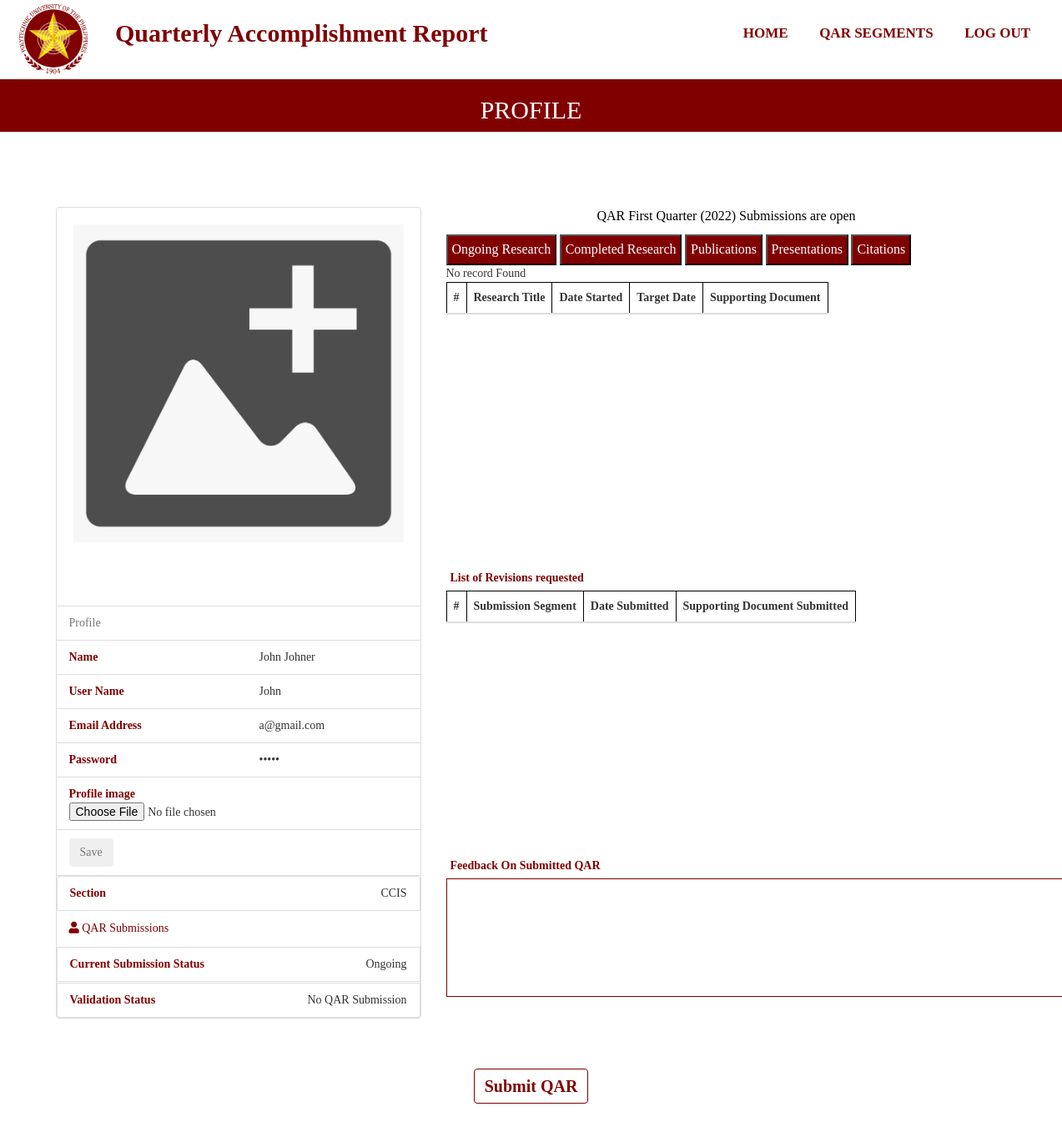
Page /FacultyAccount.php (signed in) on the committed database.
### tables this page shows
CREATE TABLE `user` (
  `UserId` bigint(20) NOT NULL,
  `UserName` varchar(50) NOT NULL,
  `UserPassword` varchar(20) NOT NULL,
  `UserLevel` varchar(20) NOT NULL,
  `RealName` varchar(50) NOT NULL,
  `College` varchar(50) NOT NULL,
  `Faculty_id` bigint(20) NOT NULL,
  `UserEmail` varchar(100) NOT NULL,
  `code` int(11) NOT NULL,
  `UserPhoto` varchar(100) NOT NULL
);

CREATE TABLE `submission` (
  `SubmissionId` bigint(11) NOT NULL,
  `QuarterId` bigint(11) NOT NULL,
  `UserId` bigint(11) NOT NULL,
  `DateCreated` timestamp NOT NULL DEFAULT current_timestamp() ON UPDATE current_timestamp(),
  `SubmissionStatus` varchar(50) NOT NULL,
  `DateSubmitted` date DEFAULT NULL,
  `ValidationStatus` varchar(100) NOT NULL,
  `RevStat` int(11) NOT NULL
);

CREATE TABLE `quarter` (
  `QuarterId` bigint(11) NOT NULL,
  `QuarterPart` varchar(50) NOT NULL,
  `QuarterStart` date NOT NULL,
  `QuarterEnd` date NOT NULL,
  `QuarterProgress` varchar(50) NOT NULL,
  `YearId` bigint(20) NOT NULL
);

CREATE TABLE `schoolyear` (
  `YearId` bigint(20) NOT NULL,
  `SchoolYear` varchar(50) NOT NULL
);

### functions.php (called while the page is built, shortened)
<?php
function check_login($con)
{
    if(isset($_SESSION['UserId']))
    {
        $id = $_SESSION['UserId'];
        $query = "select * from user where UserId = '$id' limit 1";
        $result = mysqli_query($con,$query);
        if($result && mysqli_num_rows($result)>0)
        {
            $user_data = mysqli_fetch_assoc($result);
            return $user_data;
        }
    }
    die;
}
?>

### FacultyAccount.php (the view, shortened to what this page needs)
<?php
include("connection.php");
include("functions.php");
include("navbar.php");
$user_data = check_login($con);
$stat = ("UPDATE addstat SET stat = 0 WHERE id = 1");
mysqli_query($con,$stat);
$test = $user_data['UserId'];
$quarter = $con->query("SELECT * FROM quarter WHERE QuarterProgress = 'Ongoing'");
$quarteryear = $con->query("SELECT SchoolYear FROM schoolyear WHERE YearId = (SELECT YearId FROM quarter WHERE QuarterProgress = 'Ongoing')");
while($qu = $quarter->fetch_assoc())
{
    $q = $qu['QuarterPart'];
}
while($quy = $quarteryear->fetch_assoc())
{
    $qy = $quy['SchoolYear'];
}
$submission = $con->query("SELECT * FROM submission WHERE UserId = '$test' AND QuarterId IN (SELECT QuarterId From quarter WHERE QuarterProgress='Ongoing')");
if(mysqli_num_rows($submission)>0)
{
    $sub = $submission->fetch_assoc();
    $submissionstatus = $sub['SubmissionStatus'];
    if($sub['ValidationStatus']==null && $submissionstatus=='Submitted')
    {
        $validationstatus = 'Pending';
    }
    else if($sub['ValidationStatus']==null && $submissionstatus=='Ongoing')
    {
        $validationstatus = "No QAR Submission";
    }
    else
    {
        $validationstatus = $sub['ValidationStatus'];
    }
}
else
{
    $submissionstatus = "No QAR Submitted";
    $validationstatus = "No QAR Submitted";
}
$fetchfeed = "SELECT FeedbackDetails FROM feedback WHERE SubmissionId IN(SELECT SubmissionId FROM submission WHERE UserId ='$test' AND QuarterId IN (SELECT QuarterId FROM quarter WHERE QuarterProgress='Ongoing'))";
$fet = mysqli_query($con,$fetchfeed);
if(mysqli_num_rows($fet)>0)
{
    $fetch = mysqli_fetch_assoc($fet);
    $feedback = $fetch['FeedbackDetails'];
}
else
{
    $feedback = null;
}
?>
<section id="inner-headline">
    <div class="container">
        <div class="row">
            <div class="col-lg-12">
                <h2 class="pageTitle">PROFILE</h2>
            </div>
        </div>
    </div>
</section>
<div class="container" style="margin-top: 90px;min-height: 1000px;">
    <div class="row">
        <div class="col-sm-3" style="width: 40%; border:black">
           <div class="panel panel-default">
                <div class="panel-body">
                    <div  id="image-container">
                        <?php
                            if($user_data['UserPhoto']==NULL)
                            {
                                ?>
                                <img title="profile image"  data-target="#myModal"  data-toggle="modal" src="plugins/home-plugins/img/564-5640631_file-antu-insert-image-svg-insert-image-here.png" style="Width:100%"/>
                                <?php
                            }
                            else
                            {
                                $download = 'uploads/'.$user_data['UserPhoto'];
                                ?>
                                <img title="profile image"  data-toggle="modal" src="<?php echo $download; ?>" style="Width:100%"/>
                                <?php
                            }
                        ?>
                        <div class='panel-body'>
                        <div class='col-md-11'>
                        </div>
                    </div>
                    </div>
                </div>
                <ul class="list-group">
                    <form action="Insert/updatemember.php" method="POST" enctype="multipart/form-data">
                        <li class="list-group-item text-muted">Profile</li>
                        <li class="list-group-item text-right"><span class="pull-left"><strong style="color:#800000;">Name</strong></span><input name="name" style="border:none" value="<?php echo $user_data['RealName']; ?>"></li>
                        <li class="list-group-item text-right"><span class="pull-left"><strong style="color:#800000;">User Name</strong></span><input name="username" style="border:none" value="<?php echo $user_data['UserName']; ?>"></li>
                        <li class="list-group-item text-right"><span class="pull-left"><strong style="color:#800000;">Email Address</strong></span><input name="email" style="border:none" value="<?php echo $user_data['UserEmail']; ?>"></li>
                        <li class="list-group-item text-right"><span class="pull-left"><strong style="color:#800000;">Password</strong></span><input type="password" name="password" style="border:none" value="<?php echo $user_data['UserPassword']; ?>"></li>
                        <li class="list-group-item text-left"><strong style="color:#800000;">Profile image</strong></span><input name='file' type='file' value='' accept="image/*"> </li>
                        <li class="list-group-item text-muted"><button class="btn " name="submit" value="submit" type="submit" style="" onclick="return confirm('Save submission for this segment?');">Save</span></button></li>
                    </form>
                </ul>
                <div class="box box-solid">
                    <div class="box-body no-padding">
                        <ul class="nav nav-pills nav-stacked">
                            <li class="list-group-item text-right"><span class="pull-left"><strong style="color:#800000;">Section</strong></span><?php echo $user_data['College']; ?></li>
                            <li class="" ><a href="" style="color:#800000;"><i class="fa fa-user"></i> QAR Submissions </a></li>
                            <li class="list-group-item text-right"><span class="pull-left"><strong style="color:#800000;">Current Submission Status</strong></span><?php echo $submissionstatus; ?></li>
                            <li class="list-group-item text-right"><span class="pull-left"><strong style="color:#800000;">Validation Status</strong></span><?php echo $validationstatus; ?></li>
                        </ul>
                    </div>
                </div>
            </div>
        </div>
        <div class="col-sm-9" style="width: 60%; border:red ">
            <div class="BannerInfo">
                <p>QAR <?php echo "$q ($qy)";?> Submissions are open <p>
            </div>
            <div class=" ProgressTabs" style="background:white">
                <button class="ProgressTabItems" onclick="openTab('Ongoing')">Ongoing Research</button>
                <button class="ProgressTabItems" onclick="openTab('Completed')">Completed Research</button>
                <button class="ProgressTabItems" onclick="openTab('Published')">Publications</button>
                <button class="ProgressTabItems" onclick="openTab('Presentation')">Presentations</button>
                <button class="ProgressTabItems" onclick="openTab('Citation')">Citations</button>
            </div>
            <div id="Ongoing" class="ProgressContents tab">
                <table class="table" style="display:block; height:325px; overflow: auto;">
                    <thead>
                        <tr style="position:sticky; top:0; background-color:white;">
                            <th scope="col">#</th>
                            <th scope="col">Research Title</th>
                            <th scope="col"><nobr>Date Started</th>
                            <th scope="col"><nobr>Target Date</th>
                            <th scope="col">Supporting Document</th>
                        </tr>
                    </thead>
                </table>
            </div>
            <div style="color:#800000; margin:5px; font-weight:bold;">List of Revisions requested</div>
            <div>
                <table class="table" style="display:block; height:300px; overflow: auto;">
                    <thead>
                        <tr style="position:sticky; top:0; background-color:white;">
                            <th scope="col">#</th>
                            <th scope="col">Submission Segment</th>
                            <th scope="col"><nobr>Date Submitted</th>
                            <th scope="col">Supporting Document Submitted</th>
                        </tr>
                    </thead>
                </table>
            </div>
            <div style="color:#800000; margin:5px; font-weight:bold;">Feedback On Submitted QAR</div>
            <textarea style="padding:10px; border-color:#800000; " name="feedback" cols="91" rows="6" readonly><?php echo $feedback;?></textarea>
        </div>
    </div>
    <div class="Button-group">
        <div class="border border-light p-3 mb-4">
            <button id="submitbtn" class="btn btn-primary" name="submit" type="submit" style="font-weight: bold;">Submit QAR</span></button>
        </div>
    </div>
</div>

### navbar.php (shortened to what this page needs)
<!DOCTYPE html>
<html lang="en">
<head>
<link href="//rawgithub.com/indrimuska/jquery-editable-select/master/dist/jquery-editable-select.min.css" rel="stylesheet">
<link rel="stylesheet" href="bootstrap/css/bootstrap.css">
<link rel="stylesheet" href="style.css">
</head>
<body>
  <nav>
    <img src="plugins/home-plugins/img/polytechnic-university-of-the philippines-logo.png" />
    <label class ="logo">Quarterly Accomplishment Report</label>
    <ul>
      <li><a href="FacultyAccount.php">Home</a></li>
      <div class="dropdownd">
      <button class="dropbtnd">QAR SEGMENTS</button>
      </div>
      <li><a href="Login.php">Log Out</a></li>
    </ul>
  </nav>
</body>
</html>

### style.css (style rules this page uses)
* { padding: 0; margin: 0; text-decoration: none; list-style: none; box-sizing: border-box; }
body { font-family:montseratt; }
nav { background: white; height: 90px; width: 100%; margin-bottom: 5px; font-family:montseratt; }
nav img { height: 90px; padding-left: 20px; padding-top: 2px; float: left; }
label.logo { color: #800000; font-size: 30px; line-height: 80px; padding: 0 30px; font-weight: bold; }
nav ul { float: right; margin-right: 20px; }
nav ul li { display: inline-block; line-height: 80px; margin: 0 5px; }
nav ul li a { color: #800000; font-size: 17px; padding: 7px 13px; text-transform: uppercase; font-weight: bold; }
#inner-headline { background:#800000; background-size: cover; background-repeat: no-repeat; position: relative; margin: 0;padding: 0; font-family:montseratt; }
#inner-headline h2.pageTitle { color: white; display:block; text-transform: capitalize; text-align: center; }
.Button-group { margin:0 auto; padding: 30px; text-align: center; }
.btn-primary { margin: 20px; font-size: 20px; font-weight: bold; color:#800000; background-color:white; border-color:#800000; }
.panel-body { margin:0 auto; text-align: center; padding: 20px; font-size: 16px; }
.btn-primary { margin: 10px; font-size: 20px; font-weight: bold; color:#800000; background-color:white; border-color:#800000; }
.col-md-11 { margin-bottom: 15px; font-size: 18px; }
.panel-body { font-size: 18px; }
.BannerInfo { font-family:montseratt; margin: 0 auto; font-size: 16px; color: black; text-align: center; }
.ProgressContents { font-family:montseratt; }
.ProgressTabItems { background-color: #800000 ; color: white; padding: 5px; font-family:montseratt; font-size: 16px; }
.col-sm-9 { border-style: solid; border-color: red; }
.table-main td,th,tr { border: 1px solid black; text-align: left; padding: 8px; }
nav ul { list-style: none; }
nav a { padding: 0 20px; text-align: center; text-decoration: none; -webkit-transition: all .25s ease; -moz-transition: all .25s ease; -ms-transition: all .25s ease; -o-transition: all .25s ease; transition: all .25s ease; }
.dropbtnd { background-color: white; color: #800000; padding: 16px; font-size: 17px; border: none; font-weight: bold; }
.dropdownd { position: relative; display: inline-block; }

### rows in the picture
user: name "John Johner", username "John", email "a@gmail.com", College "CCIS"
submission: SubmissionStatus "Ongoing", validationstatus "No QAR Submission"
quarter: QuarterPart "First Quarter"
schoolyear: SchoolYear "2022"
